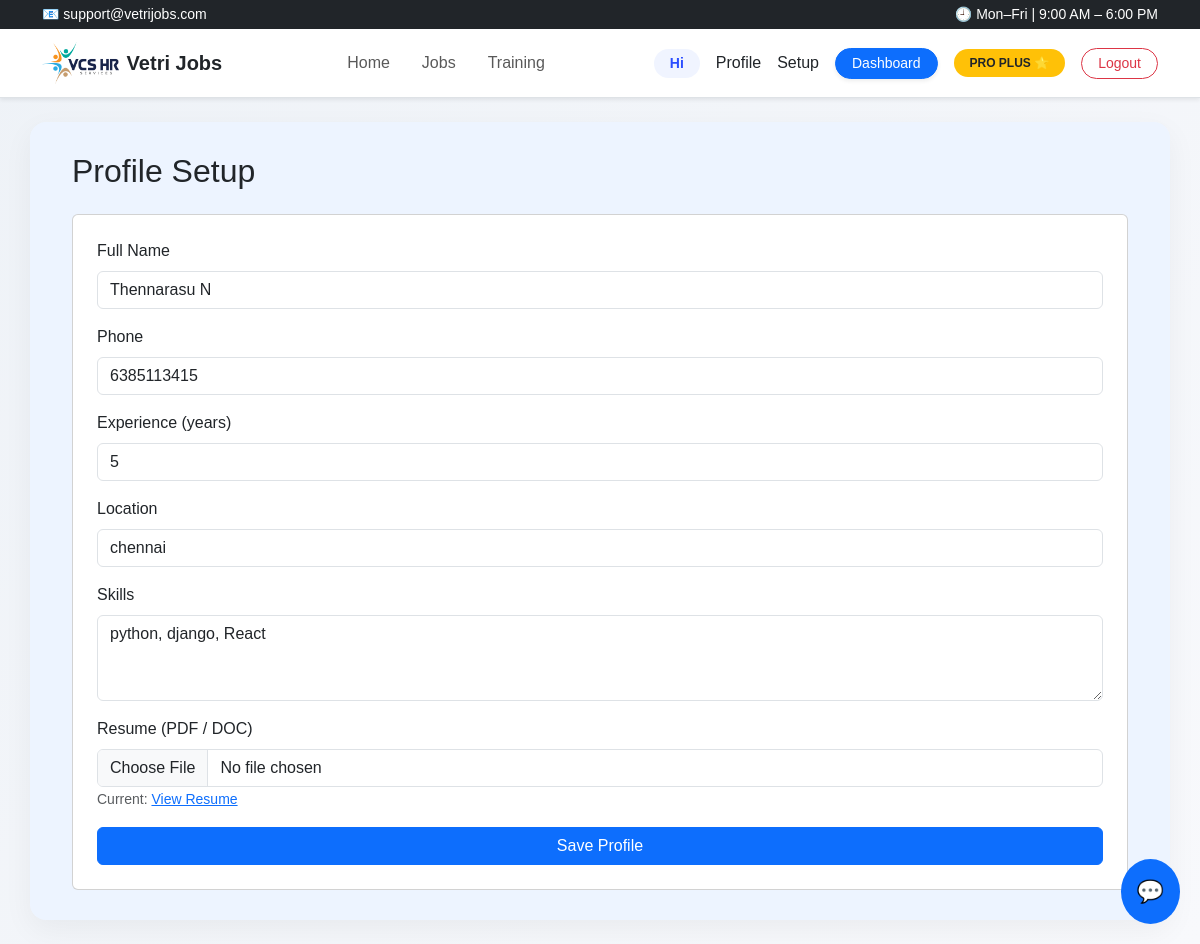
The app's page /profile/profile/setup/ (signed in) with its own data.
### profiles/models.py (models this page shows, shortened)
class Profile(models.Model):
    user = models.OneToOneField(User, on_delete=models.CASCADE)
    full_name = models.CharField(max_length=100, blank=True)
    experience = models.PositiveIntegerField(null=True, blank=True)
    location = models.CharField(max_length=100, blank=True)
    skills = models.TextField(blank=True)
    resume = models.FileField(upload_to="resumes/", blank=True, null=True)
    phone = models.CharField(max_length=15, blank=True, null=True)
    summary = models.TextField(blank=True, null=True)
    ROLE_CHOICES = [
        ("ADMIN", "Admin"),
        ("CONSULTANT", "Consultant"),
        ("JOBSEEKER", "Job Seeker"),
    ]
    user = models.OneToOneField(User, on_delete=models.CASCADE)
    role = models.CharField(
        max_length=20,
        choices=ROLE_CHOICES,
        default="JOBSEEKER"
    )
    assigned_consultant = models.ForeignKey(
    User,
    on_delete=models.SET_NULL,
    null=True,
    blank=True,
    related_name="assigned_jobseekers"
)

### profiles/views.py (the view, shortened to what this page needs)
# urls.py: path('profile/setup/', profile_setup, name='setup'),
@login_required
def profile_setup(request):
    profile, created = Profile.objects.get_or_create(user=request.user)
    return render(request, "profiles/profile_setup.html", {"profile": profile})

### templates/profiles/profile_setup.html (shortened to what this page needs)
{% extends "base.html" %}
{% block content %}
<div class="container">
  <h2 class="mb-4">Profile Setup</h2>
  <form method="POST" enctype="multipart/form-data" class="card p-4">
    <div class="mb-3">
      <label class="form-label">Full Name</label>
      <input type="text" name="full_name"
             class="form-control"
             value="{{ profile.full_name|default:'' }}"
             required>
    </div>
    <div class="mb-3">
      <label class="form-label">Phone</label>
      <input type="text" name="phone"
             class="form-control"
             value="{{ profile.phone|default:'' }}">
    </div>
    <div class="mb-3">
      <label class="form-label">Experience (years)</label>
      <input type="number" name="experience"
             class="form-control"
             value="{{ profile.experience|default:'' }}">
    </div>
    <div class="mb-3">
      <label class="form-label">Location</label>
      <input type="text" name="location"
             class="form-control"
             value="{{ profile.location|default:'' }}">
    </div>
    <div class="mb-3">
      <label class="form-label">Skills</label>
      <textarea name="skills"
                class="form-control"
                rows="3">{{ profile.skills|default:'' }}</textarea>
    </div>
    <div class="mb-3">
      <label class="form-label">Resume (PDF / DOC)</label>
      <input type="file" name="resume" class="form-control">
      {% if profile.resume %}
        <small class="text-muted">
          Current: <a href="{{ profile.resume.url }}" target="_blank">View Resume</a>
        </small>
      {% endif %}
    </div>
    <button type="submit" class="btn btn-primary w-100">
      Save Profile
    </button>
  </form>
</div>
{% endblock %}

### templates/base.html (style rules this page uses)
body { font-family: 'Poppins', sans-serif; background: linear-gradient(135deg, #eef2f7, #f8f9fc); min-height: 100vh; }

### records on screen
Profile: full_name "Thennarasu N", phone "6385113415", experience "5", location "chennai", skills "python, django, React"
